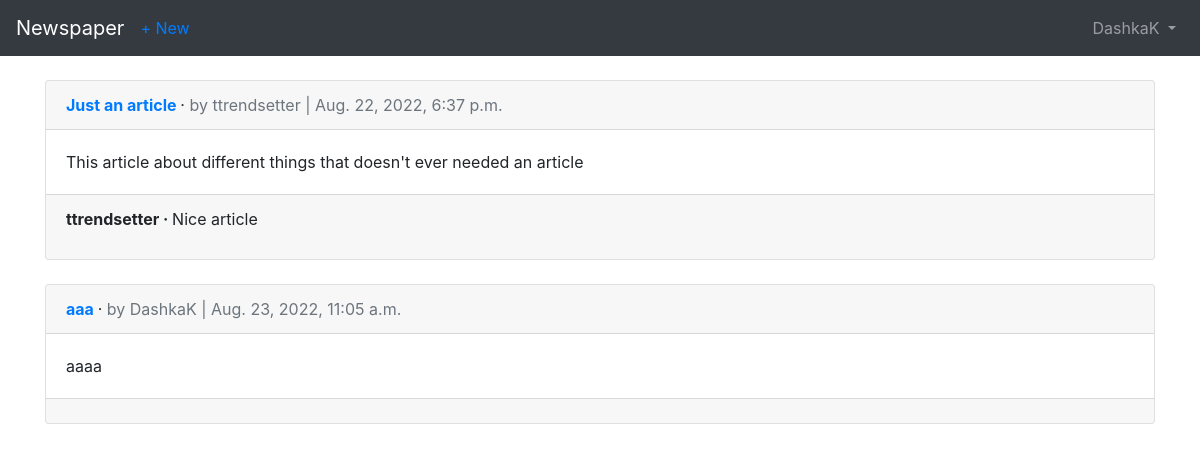
The page /articles/ (signed in) on the database its author committed.
### users/models.py (models this page shows)
class CustomUser(AbstractUser):
    age = models.PositiveIntegerField(default=0)

### articles/models.py (models this page shows, shortened)
class Article(models.Model):
    title = models.CharField(max_length=200)
    body = models.TextField()
    date = models.DateTimeField(auto_now_add=True)
    author = models.ForeignKey(
        settings.AUTH_USER_MODEL,
        on_delete=models.CASCADE
    )

class Comment(models.Model):
    comment = models.CharField(max_length=140)
    date = models.DateTimeField(auto_now_add=True)
    author = models.ForeignKey(
        settings.AUTH_USER_MODEL,
        on_delete=models.CASCADE
    )
    article = models.ForeignKey(
        Article,
        on_delete=models.CASCADE,
        related_name = 'comments'
    )
    def __str__(self):
        return self.comment

### articles/views.py (the view)
# urls.py: path('', views.ArticleListView.as_view(), name='article_list'),
class ArticleListView(LoginRequiredMixin, ListView):
    model = models.Article
    template_name = 'article_list.html'
    context_object_name = 'articles'
    login_url = 'login'

### templates/article_list.html (shortened to what this page needs)
{% extends 'base.html' %}
{% block content %}
{% for article in articles %}
    <div class="card">
        <div class="card-header">
            <span class="font-weight-bold">
                <a href="{% url 'article_detail' article.pk %}">{{ article.title }}</a>
            </span> &middot;
            <span class="text-muted">by {{ article.author }} | {{ article.date }}</span>
        </div>
        <div class="card-body">
            {{ article.body }}
        </div>
        <div class="card-footer">
            {% for comment in article.comments.all %}
                <p>
                    <span class="font-weight-bold">
                        {{ comment.author }} &middot;
                    </span>
                    {{ comment }}
                </p>
            {% endfor %}
        </div>
    </div>
    <br>
{% endfor %}
{% endblock content %}

### templates/base.html (shortened to what this page needs)
<!DOCTYPE html>
<html lang="en">
<head>
    <link rel="stylesheet" href="https://maxcdn.bootstrapcdn.com/bootstrap/4.0.0/css/bootstrap.min.css"
>
</head>
<body>
    <nav class="navbar navbar-expand-md navbar-dark bg-dark mb-4">
        <a class="navbar-brand" href="{% url 'home' %}">Newspaper</a>
        {% if user.is_authenticated %}
        <ul class="navbar-nav mr-auto">
            <li class="nav-item"><a href="{% url 'article_create' %}">+ New</a></li>
        </ul>
        {% endif %}
        <div class="collapse navbar-collapse" id="navbarCollapse">
            {% if user.is_authenticated %}
            <ul class="navbar-nav ml-auto">
                <li class="nav-item">
                    <a class="nav-link dropdown-toggle" href="#" id="userMenu"
                       data-toggle="dropdown" aria-haspopup="true"
                       aria-expanded="false">
                        {{ user.username }}
                    </a>
                </li>
            </ul>
            {% endif %}
        </div>
    </nav>
    <div class="container">
        {% block content %}
        {% endblock content %}
    </div>
</body>
</html>

### rows shown on the page
CustomUser: username "DashkaK"
Article: title "Just an article", author "ttrendsetter", date "Aug. 22, 2022, 6:37 p.m.", body "This article about different things that doesn't ever needed an article"
Comment: author "ttrendsetter", comment "Nice article"
Article: title "aaa", author "DashkaK", date "Aug. 23, 2022, 11:05 a.m.", body "aaaa"
